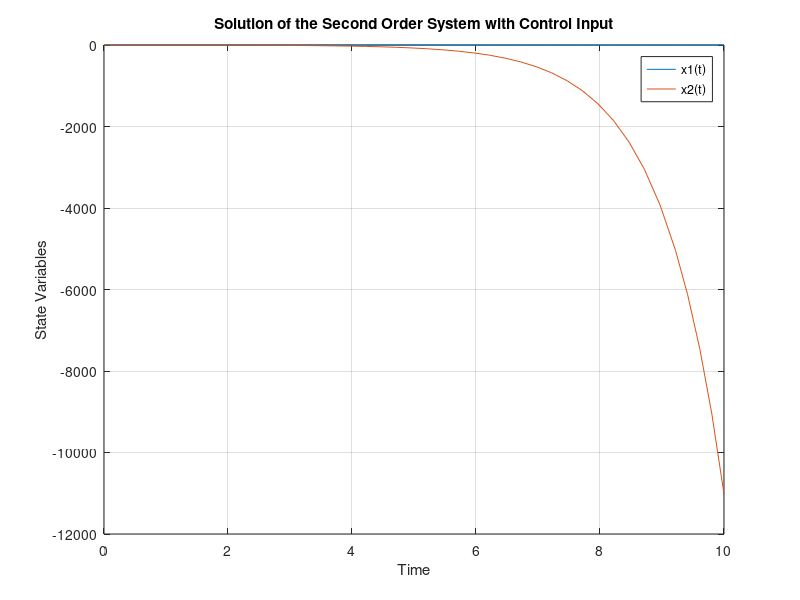

The MATLAB source for this figure:
A = [0 1; -1 -1];
B = [0; 1];
% 定义控制输入;向量m维，就是矩阵多维
u = @(t) sin(t); % 控制输入
% 定义一组一阶微分方程
f = @(t, y) [y(1);  y(2) - u(t)];%多维2*1

% 定义初始条件
y0 = [0; 0]; % 初始状态和初始速度

% 定义仿真时间范围
tspan = [0 10];

% 调用 ode45 函数求解微分方程
[t, y] = ode45(f, tspan, y0);

% 绘图
plot(t, y(:, 1)); % 绘制状态变量 x1(t)
hold on;
plot(t, y(:, 2)); % 绘制状态变量 x2(t)
xlabel('Time');
ylabel('State Variables');
title('Solution of the Second Order System with Control Input');
legend('x1(t)', 'x2(t)');
grid on;
